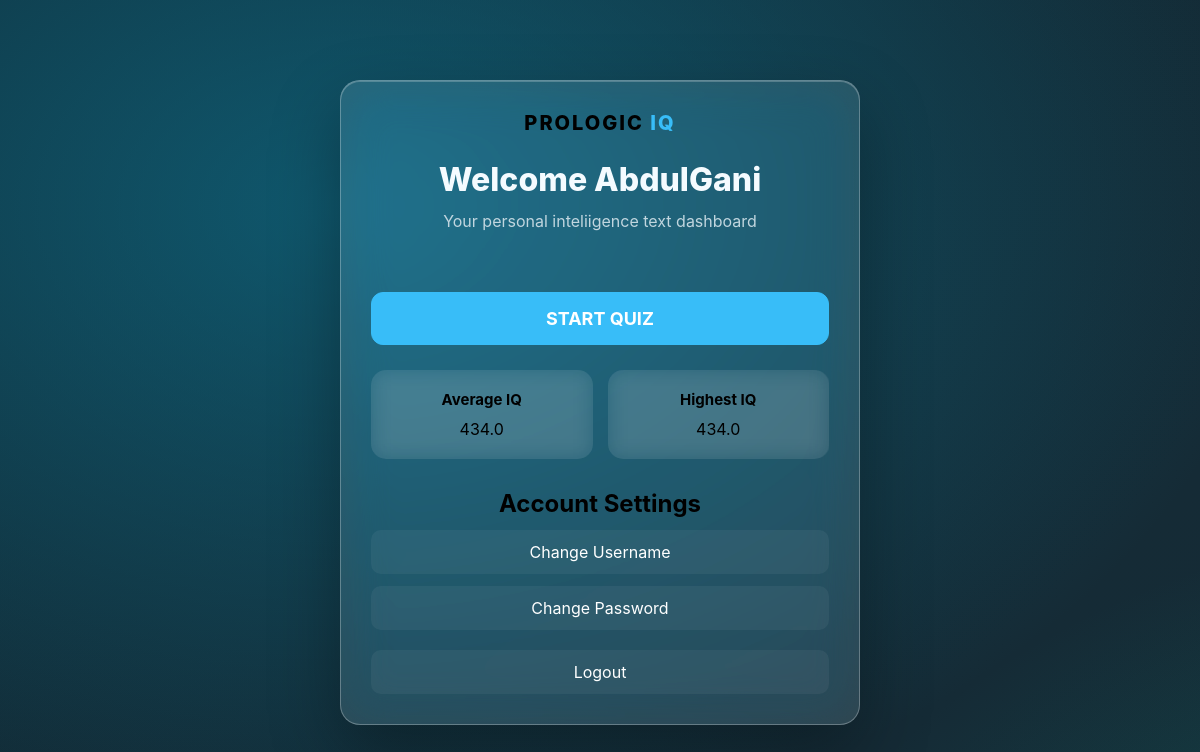
/dashboard (signed in), run on the app's committed database.
### tables this page shows
CREATE TABLE users (
            id INTEGER PRIMARY KEY AUTOINCREMENT,
            username TEXT UNIQUE NOT NULL,
            password_hash TEXT NOT NULL,
            average_iq REAL DEFAULT 0,
            highest_iq REAL DEFAULT 0
        );

### static/app.py (the view)
@app.route("/dashboard")
def dashboard():
    if "user_id" not in session:
        return redirect(url_for("login"))
    user_id = session["user_id"]
    conn = get_db()
    user = conn.execute(
        "SELECT * FROM users WHERE id = ?", (user_id,)
    ).fetchone()
    conn.close()
    return render_template("dashboard.html", user=user)

### static/app.py (called while the page is built)
def get_db():
    conn = sqlite3.connect(DATABASE)
    conn.row_factory = sqlite3.Row
    return conn

### templates/dashboard.html (shortened to what this page needs)
<!DOCTYPE html>
<html lang="en">
<head>
    <link rel="stylesheet" href="{{ url_for('static', filename='style.css') }}">
</head>
<body>
    <div class="container">
        <div class="brand">
            <span class="brand">PROLOGIC</span>
            <span class="brand-highlight">IQ</span>
        </div>
        <h1>Welcome {{ user["username"] }}</h1>
        <p>Your personal inteliigence text dashboard</p>
        <div class="dashboard-section">
            <a href="{{ url_for('quiz') }}" class="dashboard-button">START QUIZ</a>
        </div>
        <div class="stats">
            <div class="stat-card">
                <h3>Average IQ</h3>
                <div clas="stat-value">
                    {{ user["average_iq"] }}
                </div>
            </div>
            <div class="stat-card">
                <h3>Highest IQ</h3>
                <div class="stat-vlaue">
                    {{ user["highest_iq"]}}
                </div>
            </div>
        </div>
        <div class="dashbard-section">
            <h2>Account Settings</h2>
            <a href="{{ url_for('change_username') }}" class="settings-button">Change Username</a>
            <a href="{{ url_for('change_password') }}" class="settings-button">Change Password</a>
            <a href="{{ url_for('logout') }}" class="settings-button logout-button">Logout</a>
        </div>
    </div>
</body>
</html>

### static/style.css (style rules this page uses)
:root { --primary: #38bdf8; --secondary: #a5f3fc; --bg-gradient: radial-gradient(ellipse at 18% 16%, rgba(14, 116, 144, 0.62), transparent 42%), radial-gradient(ellipse at 82% 85%, rgba(13, 148, 136, 0.38), transparent 38%), linear-gradient(135deg, #102a35 0%, #152b36 52%, #182a31 100%); --glass: rgba(255, 255, 255, 0.12); --glass-highlight: rgba(255, 255, 255, 0.2); --glass-border: rgba(255, 255, 255, 0.28); --text-dark: #f4fbff; --text-light: #c1d6df; --success: #22c55e; --error: #ef4444; }
* { margin: 0; padding: 0; box-sizing: border-box; font-family: 'Inter', system-ui, sans-serif; }
body { background: var(--bg-gradient); background-attachment: fixed; background-size: 160% 160%; animation: gradientDrift 28s ease-in-out infinite alternate; min-height: 100vh; display: flex; justify-content: center; align-items: center; padding: 20px; }
.container { width: 100%; max-width: 550px; background: var(--glass); border: 1px solid var(--glass-border); padding: 2.5rem; border-radius: 20px; box-shadow: 0 28px 70px rgba(0, 0, 0, 0.32), inset 0 1px 0 rgba(255, 255, 255, 0.22); -webkit-backdrop-filter: blur(24px) saturate(145%); backdrop-filter: blur(24px) saturate(145%); text-align: center; min-height: 450px; display: flex; flex-direction: column; justify-content: center; transition: all 0.3s ease; }
h1 { color: var(--text-dark); margin-bottom: 0.5rem; font-size: 2rem; font-weight: 800; }
p { color: var(--text-light); margin-bottom: 2rem; font-size: 1rem; }
.brand { font-size: 20px; font-weight: 800; letter-spacing: 2px; margin-bottom: 25px; }
.brand-highlight { color: var(--primary); }
.stats { margin-bottom: 30px; }
.stat-card { text-align: center; transition: 0.25s ease; }
.dashboard-section { margin-top: 25px; }
.dashboard-button { display: inline-block; width: 100%; padding: 15px 20px; box-sizing: border-box; text-decoration: none; text-align: center; color: white; background: var(--primary); border: 1px solid var(--primary); border-radius: 12px; font-size: 18px; font-weight: bold; cursor: pointer; transition: 0.25s ease; }
.stats { display: grid; grid-template-columns: 1fr 1fr; gap: 15px; margin-top: 25px; }
.stat-card { padding: 20px; background: rgba(255, 255, 255, 0.05); border: 1px solid var(--border); border-radius: 15px; backdrop-filter: blur(10px); }
.stat-card h3 { margin-top: 0; margin-bottom: 10px; font-size: 15px; }
.settings-button { display: block; margin-top: 12px; padding: 12px 15px; color: white; text-decoration: none; background: rgba(255, 255, 255, 0.05); border: 1px solid var(--border); border-radius: 10px; transition: 0.25s ease; }
.logout-button { margin-top: 20px; }
.container { max-width: 520px; margin: 60px auto; padding: 30px; box-sizing: border-box; }
h1 { margin-bottom: 10px; }
p { line-height: 1.6; }
a { transition: 0.25s ease; }

### data on the page
users: username "AbdulGani", average_iq "434.0", highest_iq "434.0"
